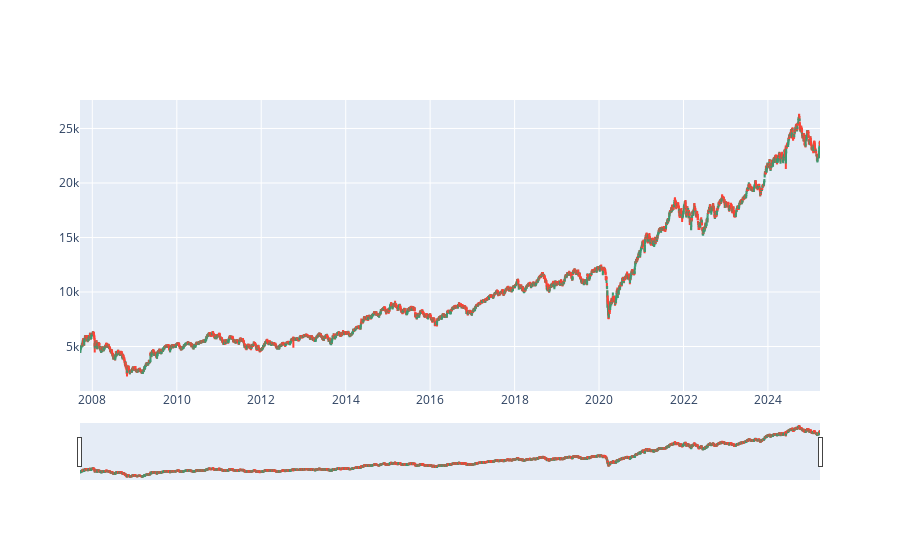

Notebook code for this chart:
### Code cell
import plotly.graph_objects as go

fig = go.Figure(data=[go.Candlestick(x=nifty_50['Date'],
                open=nifty_50['Open'],
                high=nifty_50['High'],
                low=nifty_50['Low'],
                close=nifty_50['Close'])])

fig.show()

### Figure 1 — Plotly figure (JSON) as saved in the notebook; plotly's stock layout.template omitted (floating-point values rounded to 4 significant figures; data arrays with more than 128 entries replaced by an {"elided": "..."} marker saying what was removed)
{"data": [{"close": {"elided": "4297 float values"}, "high": {"elided": "4297 float values"}, "low": {"elided": "4297 float values"}, "open": {"elided": "4297 float values"}, "type": "candlestick", "x": {"elided": "4297 str values"}}], "layout": {}}
